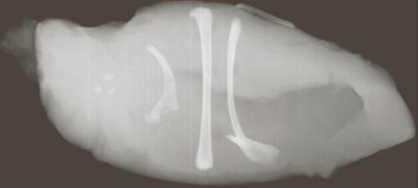
#> input picture Lab7/huesos.png, 418 x 188 px
$ python b2.py
#> lines starting #> are read from the running program, lines starting #| are printed output that depends on the picture; after the words box and inside, x2 and y2 are one past the last pixel; in counts of white or black regions, pixels touching at a corner belong together
"""
Segundo Algoritmo: Componentes Conectados
"""

import cv2 as cv
import numpy as np


#-------------------------------------------------

def umbralize(img,umbral):
#> called with umbral = 220
	imgResult=img.copy()
	for i in range(img.shape[0]):
		for j in range(img.shape[1]):
			if img [i,j] >= umbral :
				imgResult[i,j] = 255
			else :
				imgResult[i,j] = 0
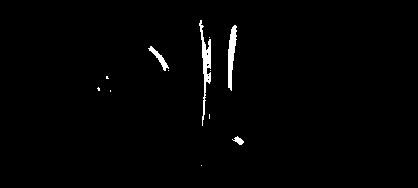
#> imgResult: shape (188, 418); 1.3% white; 12 white regions (8 under 20 px), largest, box (x1, y1, x2, y2) and area: (199, 20, 211, 126) 427, (228, 25, 237, 91) 339, (148, 46, 169, 71) 138, (232, 136, 244, 145) 54
	return imgResult

#------------------------------------------------------
def create_kernel(name,size):
	if name =="cross":
		kernel = 255*np.ones((size,size),np.uint8)
		for i in range (size):
			if size//2==i:
				for j in range (size):
					kernel[i,j] = 0
			else :
				kernel[i,size//2] = 0
	if name == "square" :
		kernel = 255*np.ones((size,size),np.uint8)
	return kernel

#-----------------------------------------------------

def compare_dilation(window,kernel):
	for i in range(window.shape[0]):
		for j in range(window.shape[1]):
			if kernel[i,j]==0:
				if kernel[i,j] == window[i,j]:
					return True
	return False

def fill_dilation(img,kernel):
	rows = img.shape[0]
	cols = img.shape[1]

	newImg = 255*np.ones(img.shape,np.uint8)
	for row in range(rows):
		for col in range(cols-1):
			window=img[row-1:row+2,col-1:col+2]
			if compare_dilation(window,kernel):
				newImg[row,col] = 0
			else:
				newImg[row,col]= 255
	return newImg

#-----------------------------------------------
def makex0(p,img):
	final = 255*np.ones(img.shape,np.uint8)
	final[p[0],p[1]]=0
	return final


def intersecate(x0,Ac):
	x1=255*np.ones(x0.shape,np.uint8)
	for i in range(x0.shape[0]):
		for j in range(x0.shape[1]):
			if x0[i][j] == Ac[i][j] == 0:
				x1[i][j]=0
	return x1

def check_end(img,img1):
	flag=0
	for i in range(img.shape[0]):
		for j in range(img.shape[1]):
			if img[i][j] != img1[i][j]:
				flag= 1
	return flag
#--------------------------------------------------
def union (fill,border):
	final = 255*np.ones(fill.shape,np.uint8)
	for i in range(fill.shape[0]):
		for j in range(fill.shape[1]):
			if (fill[i][j] == 0) or (border[i][j] == 0):
				final[i][j]=0
	return final


#-------------------------------------------
# Algoritmo2 : Componentes Conectados
#------------------------------------------
def conn_comp(img, umbral):

	img_u = umbralize(img,umbral)
	img_u_c = 255-img_u

	kernel=create_kernel("square",3)

	#Crea X0
	p =(22,81) #row -> 89
	x0=makex0(p,img_u_c)
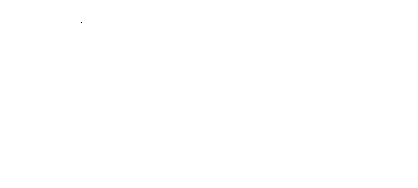
#> x0: shape (188, 418); 100% white; black in thin lines or dots, all inside (x1, y1, x2, y2) = (81, 22, 82, 23)
	xs=[]
	xs.append(x0)

	#Obtenemos Xn's
	i=0
	end=1
	while (end):#i<65
		dilated=fill_dilation(xs[i],kernel)
		xn=intersecate(dilated,img_u)
		xs.append(xn)
		end=check_end(xs[i],xs[i+1])
		i=i+1
#> this loop made 2 passes
#> end on passes 1 to 2: 1, 0
#> after the loop, i = 2; xs = 3 items

    #Une las imagenes con la original
	final1 = union(xs[i//2],img_u)
	final2 = union(xs[-1],img_u)
	row = np.concatenate((img,img_u,final2),1)
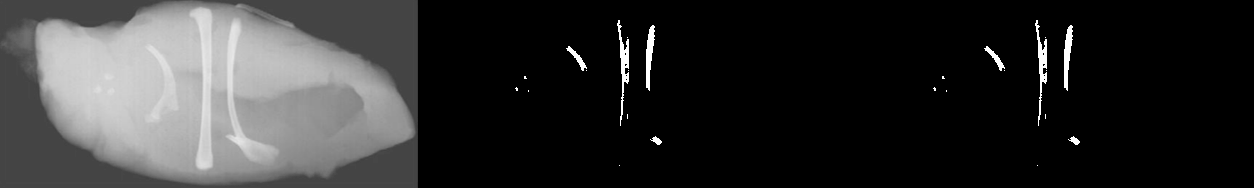
#> row: shape (188, 1254); min 0, max 255, mean 48

	return row


#----------------------------------------------
#            MAIN
#----------------------------------------------
img2 = cv.imread("huesos.png",0)

umbral = 220
result = conn_comp(img2, umbral)
cv.imshow("2 : Connected components",result)
cv.imwrite('result_b2.jpg',result)
cv.waitKey(0)
cv.destroyAllWindows()

$ run again, with Lab7/cameraman.jpg saved as Lab7/huesos.png
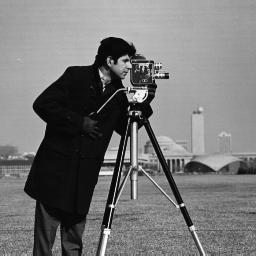
#> input picture Lab7/cameraman.jpg, 256 x 256 px
#> img2 is the input picture: shape (256, 256); min 0, max 255, mean 118.7
#> after the loop in umbralize, `for i in range(img.shape[0]):`:
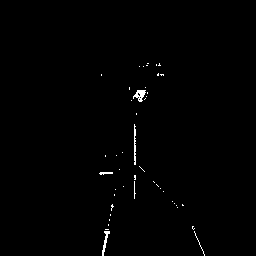
#> imgResult: shape (256, 256); 0.61% white in thin lines or dots, all inside (x1, y1, x2, y2) = (99, 63, 205, 256)
#> x0: shape (256, 256); 100% white; black in thin lines or dots, all inside (x1, y1, x2, y2) = (81, 22, 82, 23)
#> the loop in conn_comp, `while (end):#i<65` made 2 passes
#> end on passes 1 to 2: 1, 0
#> after the loop in conn_comp, `while (end):#i<65`: i = 2; xs = 3 items
#> in conn_comp, `row = np.concatenate((img,img_u,final2),1)`:
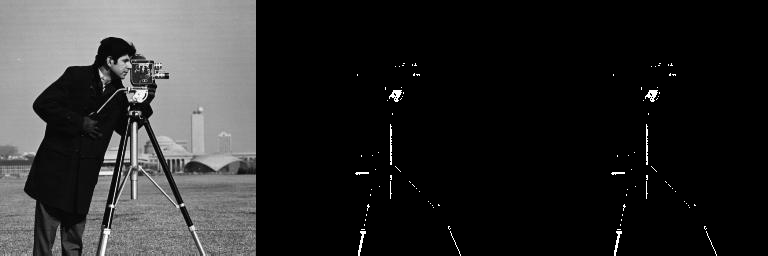
#> row: shape (256, 768); min 0, max 255, mean 40.6
